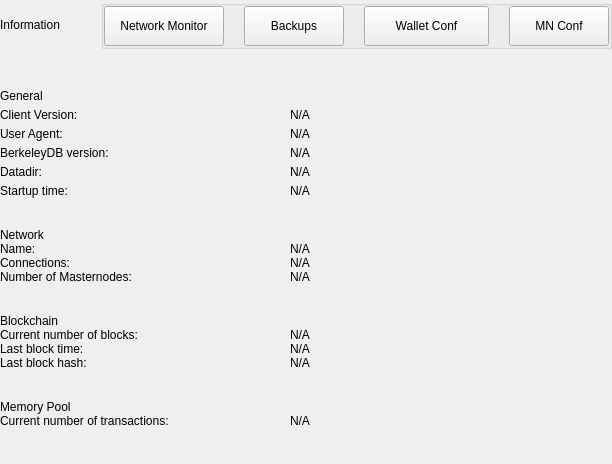
<?xml version="1.0" encoding="UTF-8"?>
<ui version="4.0">
 <class>SettingsInformationWidget</class>
 <widget class="QWidget" name="SettingsInformationWidget">
  <property name="geometry">
   <rect>
    <x>0</x>
    <y>0</y>
    <width>612</width>
    <height>464</height>
   </rect>
  </property>
  <property name="windowTitle">
   <string>Form</string>
  </property>
  <layout class="QVBoxLayout" name="verticalLayout">
   <property name="spacing">
    <number>0</number>
   </property>
   <property name="leftMargin">
    <number>0</number>
   </property>
   <property name="topMargin">
    <number>0</number>
   </property>
   <property name="rightMargin">
    <number>0</number>
   </property>
   <property name="bottomMargin">
    <number>0</number>
   </property>
   <item>
    <widget class="QWidget" name="left" native="true">
     <layout class="QVBoxLayout" name="verticalLayout_3">
      <property name="leftMargin">
       <number>0</number>
      </property>
      <property name="topMargin">
       <number>0</number>
      </property>
      <property name="rightMargin">
       <number>0</number>
      </property>
      <property name="bottomMargin">
       <number>0</number>
      </property>
      <item>
       <layout class="QVBoxLayout" name="verticalLayout_2">
        <property name="spacing">
         <number>0</number>
        </property>
        <item>
         <layout class="QHBoxLayout" name="horizontalLayout_3">
          <property name="spacing">
           <number>0</number>
          </property>
          <item>
           <widget class="QLabel" name="labelTitle">
            <property name="text">
             <string>Information</string>
            </property>
           </widget>
          </item>
          <item>
           <spacer name="horizontalSpacer">
            <property name="orientation">
             <enum>Qt::Horizontal</enum>
            </property>
            <property name="sizeHint" stdset="0">
             <size>
              <width>40</width>
              <height>20</height>
             </size>
            </property>
           </spacer>
          </item>
          <item>
           <widget class="QGroupBox" name="groupBox">
            <property name="title">
             <string/>
            </property>
            <layout class="QHBoxLayout" name="horizontalLayout_4">
             <property name="spacing">
              <number>20</number>
             </property>
             <property name="leftMargin">
              <number>0</number>
             </property>
             <property name="topMargin">
              <number>0</number>
             </property>
             <property name="rightMargin">
              <number>0</number>
             </property>
             <property name="bottomMargin">
              <number>0</number>
             </property>
             <item>
              <widget class="QPushButton" name="pushButtonNetworkMonitor">
               <property name="minimumSize">
                <size>
                 <width>120</width>
                 <height>40</height>
                </size>
               </property>
               <property name="maximumSize">
                <size>
                 <width>16777215</width>
                 <height>40</height>
                </size>
               </property>
               <property name="focusPolicy">
                <enum>Qt::NoFocus</enum>
               </property>
               <property name="text">
                <string>Network Monitor</string>
               </property>
              </widget>
             </item>
             <item>
              <widget class="QPushButton" name="pushButtonBackups">
               <property name="minimumSize">
                <size>
                 <width>100</width>
                 <height>40</height>
                </size>
               </property>
               <property name="maximumSize">
                <size>
                 <width>100</width>
                 <height>40</height>
                </size>
               </property>
               <property name="focusPolicy">
                <enum>Qt::NoFocus</enum>
               </property>
               <property name="text">
                <string>Backups</string>
               </property>
               <property name="checkable">
                <bool>false</bool>
               </property>
               <property name="autoExclusive">
                <bool>false</bool>
               </property>
              </widget>
             </item>
             <item>
              <widget class="QPushButton" name="pushButtonFile">
               <property name="minimumSize">
                <size>
                 <width>125</width>
                 <height>40</height>
                </size>
               </property>
               <property name="maximumSize">
                <size>
                 <width>125</width>
                 <height>40</height>
                </size>
               </property>
               <property name="focusPolicy">
                <enum>Qt::NoFocus</enum>
               </property>
               <property name="text">
                <string>Wallet Conf</string>
               </property>
               <property name="checkable">
                <bool>false</bool>
               </property>
               <property name="checked">
                <bool>false</bool>
               </property>
               <property name="autoExclusive">
                <bool>false</bool>
               </property>
              </widget>
             </item>
             <item>
              <widget class="QPushButton" name="pushButtonMNFile">
               <property name="minimumSize">
                <size>
                 <width>100</width>
                 <height>40</height>
                </size>
               </property>
               <property name="maximumSize">
                <size>
                 <width>100</width>
                 <height>40</height>
                </size>
               </property>
               <property name="focusPolicy">
                <enum>Qt::NoFocus</enum>
               </property>
               <property name="text">
                <string>MN Conf</string>
               </property>
               <property name="checkable">
                <bool>false</bool>
               </property>
               <property name="checked">
                <bool>false</bool>
               </property>
               <property name="autoExclusive">
                <bool>false</bool>
               </property>
              </widget>
             </item>
            </layout>
           </widget>
          </item>
         </layout>
        </item>
        <item>
         <spacer name="verticalSpacer_2">
          <property name="orientation">
           <enum>Qt::Vertical</enum>
          </property>
          <property name="sizeType">
           <enum>QSizePolicy::Fixed</enum>
          </property>
          <property name="sizeHint" stdset="0">
           <size>
            <width>20</width>
            <height>40</height>
           </size>
          </property>
         </spacer>
        </item>
        <item>
         <widget class="QWidget" name="layoutOptions1" native="true">
          <layout class="QVBoxLayout" name="verticalLayout_9">
           <property name="spacing">
            <number>5</number>
           </property>
           <property name="leftMargin">
            <number>0</number>
           </property>
           <property name="topMargin">
            <number>0</number>
           </property>
           <property name="rightMargin">
            <number>0</number>
           </property>
           <property name="bottomMargin">
            <number>10</number>
           </property>
           <item>
            <widget class="QLabel" name="labelTitleGeneral">
             <property name="text">
              <string>General</string>
             </property>
            </widget>
           </item>
           <item>
            <layout class="QHBoxLayout" name="horizontalLayout" stretch="0,1">
             <property name="spacing">
              <number>0</number>
             </property>
             <item>
              <widget class="QLabel" name="labelTitleClient">
               <property name="minimumSize">
                <size>
                 <width>290</width>
                 <height>0</height>
                </size>
               </property>
               <property name="maximumSize">
                <size>
                 <width>290</width>
                 <height>16777215</height>
                </size>
               </property>
               <property name="text">
                <string>Client Version:</string>
               </property>
              </widget>
             </item>
             <item>
              <widget class="QLabel" name="labelInfoClient">
               <property name="cursor">
                <cursorShape>IBeamCursor</cursorShape>
               </property>
               <property name="text">
                <string notr="true">N/A</string>
               </property>
               <property name="textInteractionFlags">
                <set>Qt::LinksAccessibleByMouse|Qt::TextSelectableByKeyboard|Qt::TextSelectableByMouse</set>
               </property>
              </widget>
             </item>
            </layout>
           </item>
           <item>
            <layout class="QHBoxLayout" name="horizontalAgent" stretch="0,1">
             <property name="spacing">
              <number>0</number>
             </property>
             <item>
              <widget class="QLabel" name="labelTitleAgent">
               <property name="minimumSize">
                <size>
                 <width>290</width>
                 <height>0</height>
                </size>
               </property>
               <property name="maximumSize">
                <size>
                 <width>290</width>
                 <height>16777215</height>
                </size>
               </property>
               <property name="text">
                <string>User Agent:</string>
               </property>
              </widget>
             </item>
             <item>
              <widget class="QLabel" name="labelInfoAgent">
               <property name="cursor">
                <cursorShape>IBeamCursor</cursorShape>
               </property>
               <property name="text">
                <string notr="true">N/A</string>
               </property>
               <property name="textInteractionFlags">
                <set>Qt::LinksAccessibleByMouse|Qt::TextSelectableByKeyboard|Qt::TextSelectableByMouse</set>
               </property>
              </widget>
             </item>
            </layout>
           </item>
           <item>
            <layout class="QHBoxLayout" name="horizontalBerkely" stretch="0,1">
             <property name="spacing">
              <number>0</number>
             </property>
             <item>
              <widget class="QLabel" name="labelTitleBerkeley">
               <property name="minimumSize">
                <size>
                 <width>290</width>
                 <height>0</height>
                </size>
               </property>
               <property name="maximumSize">
                <size>
                 <width>290</width>
                 <height>16777215</height>
                </size>
               </property>
               <property name="text">
                <string>BerkeleyDB version:</string>
               </property>
              </widget>
             </item>
             <item>
              <widget class="QLabel" name="labelInfoBerkeley">
               <property name="cursor">
                <cursorShape>IBeamCursor</cursorShape>
               </property>
               <property name="text">
                <string notr="true">N/A</string>
               </property>
               <property name="textInteractionFlags">
                <set>Qt::LinksAccessibleByMouse|Qt::TextSelectableByKeyboard|Qt::TextSelectableByMouse</set>
               </property>
              </widget>
             </item>
            </layout>
           </item>
           <item>
            <layout class="QHBoxLayout" name="horizontalDataDir" stretch="0,1">
             <property name="spacing">
              <number>0</number>
             </property>
             <item>
              <widget class="QLabel" name="labelTitleDataDir">
               <property name="minimumSize">
                <size>
                 <width>290</width>
                 <height>0</height>
                </size>
               </property>
               <property name="maximumSize">
                <size>
                 <width>290</width>
                 <height>16777215</height>
                </size>
               </property>
               <property name="text">
                <string>Datadir:</string>
               </property>
              </widget>
             </item>
             <item>
              <widget class="QLabel" name="labelInfoDataDir">
               <property name="cursor">
                <cursorShape>IBeamCursor</cursorShape>
               </property>
               <property name="text">
                <string notr="true">N/A</string>
               </property>
               <property name="wordWrap">
                <bool>true</bool>
               </property>
               <property name="textInteractionFlags">
                <set>Qt::LinksAccessibleByMouse|Qt::TextSelectableByKeyboard|Qt::TextSelectableByMouse</set>
               </property>
              </widget>
             </item>
            </layout>
           </item>
           <item>
            <layout class="QHBoxLayout" name="horizontalTime" stretch="0,1">
             <property name="spacing">
              <number>0</number>
             </property>
             <item>
              <widget class="QLabel" name="labelTitleTime">
               <property name="minimumSize">
                <size>
                 <width>290</width>
                 <height>0</height>
                </size>
               </property>
               <property name="maximumSize">
                <size>
                 <width>290</width>
                 <height>16777215</height>
                </size>
               </property>
               <property name="text">
                <string>Startup time:</string>
               </property>
              </widget>
             </item>
             <item>
              <widget class="QLabel" name="labelInfoTime">
               <property name="cursor">
                <cursorShape>IBeamCursor</cursorShape>
               </property>
               <property name="text">
                <string notr="true">N/A</string>
               </property>
               <property name="textInteractionFlags">
                <set>Qt::LinksAccessibleByMouse|Qt::TextSelectableByKeyboard|Qt::TextSelectableByMouse</set>
               </property>
              </widget>
             </item>
            </layout>
           </item>
          </layout>
         </widget>
        </item>
        <item>
         <spacer name="verticalSpacer_3">
          <property name="orientation">
           <enum>Qt::Vertical</enum>
          </property>
          <property name="sizeType">
           <enum>QSizePolicy::Minimum</enum>
          </property>
          <property name="sizeHint" stdset="0">
           <size>
            <width>20</width>
            <height>20</height>
           </size>
          </property>
         </spacer>
        </item>
        <item>
         <widget class="QLabel" name="labelTitleNetwork">
          <property name="text">
           <string>Network</string>
          </property>
         </widget>
        </item>
        <item>
         <layout class="QHBoxLayout" name="horizontalName" stretch="0,1">
          <property name="spacing">
           <number>0</number>
          </property>
          <item>
           <widget class="QLabel" name="labelTitleName">
            <property name="minimumSize">
             <size>
              <width>290</width>
              <height>0</height>
             </size>
            </property>
            <property name="maximumSize">
             <size>
              <width>290</width>
              <height>16777215</height>
             </size>
            </property>
            <property name="text">
             <string>Name:</string>
            </property>
           </widget>
          </item>
          <item>
           <widget class="QLabel" name="labelInfoName">
            <property name="cursor">
             <cursorShape>IBeamCursor</cursorShape>
            </property>
            <property name="text">
             <string notr="true">N/A</string>
            </property>
            <property name="textInteractionFlags">
             <set>Qt::LinksAccessibleByMouse|Qt::TextSelectableByKeyboard|Qt::TextSelectableByMouse</set>
            </property>
           </widget>
          </item>
         </layout>
        </item>
        <item>
         <layout class="QHBoxLayout" name="horizontalConnections" stretch="0,1">
          <property name="spacing">
           <number>0</number>
          </property>
          <item>
           <widget class="QLabel" name="labelTitleConnections">
            <property name="minimumSize">
             <size>
              <width>290</width>
              <height>0</height>
             </size>
            </property>
            <property name="maximumSize">
             <size>
              <width>290</width>
              <height>16777215</height>
             </size>
            </property>
            <property name="text">
             <string>Connections:</string>
            </property>
           </widget>
          </item>
          <item>
           <widget class="QLabel" name="labelInfoConnections">
            <property name="cursor">
             <cursorShape>IBeamCursor</cursorShape>
            </property>
            <property name="text">
             <string notr="true">N/A</string>
            </property>
            <property name="textInteractionFlags">
             <set>Qt::LinksAccessibleByMouse|Qt::TextSelectableByKeyboard|Qt::TextSelectableByMouse</set>
            </property>
           </widget>
          </item>
         </layout>
        </item>
        <item>
         <widget class="QWidget" name="layoutOptions2" native="true">
          <layout class="QHBoxLayout" name="horizontalMasternodes" stretch="0,1">
           <property name="spacing">
            <number>0</number>
           </property>
           <property name="leftMargin">
            <number>0</number>
           </property>
           <property name="topMargin">
            <number>0</number>
           </property>
           <property name="rightMargin">
            <number>0</number>
           </property>
           <property name="bottomMargin">
            <number>10</number>
           </property>
           <item>
            <widget class="QLabel" name="labelTitleMasternodes">
             <property name="minimumSize">
              <size>
               <width>290</width>
               <height>0</height>
              </size>
             </property>
             <property name="maximumSize">
              <size>
               <width>290</width>
               <height>16777215</height>
              </size>
             </property>
             <property name="text">
              <string>Number of Masternodes:</string>
             </property>
            </widget>
           </item>
           <item>
            <widget class="QLabel" name="labelInfoMasternodes">
             <property name="cursor">
              <cursorShape>IBeamCursor</cursorShape>
             </property>
             <property name="text">
              <string notr="true">N/A</string>
             </property>
             <property name="textInteractionFlags">
              <set>Qt::LinksAccessibleByMouse|Qt::TextSelectableByKeyboard|Qt::TextSelectableByMouse</set>
             </property>
            </widget>
           </item>
          </layout>
         </widget>
        </item>
        <item>
         <spacer name="verticalSpacer_4">
          <property name="orientation">
           <enum>Qt::Vertical</enum>
          </property>
          <property name="sizeType">
           <enum>QSizePolicy::Minimum</enum>
          </property>
          <property name="sizeHint" stdset="0">
           <size>
            <width>20</width>
            <height>20</height>
           </size>
          </property>
         </spacer>
        </item>
        <item>
         <widget class="QLabel" name="labelTitleBlockchain">
          <property name="text">
           <string>Blockchain</string>
          </property>
         </widget>
        </item>
        <item>
         <layout class="QHBoxLayout" name="horizontalBlockNumber" stretch="0,1">
          <property name="spacing">
           <number>0</number>
          </property>
          <item>
           <widget class="QLabel" name="labelTitleBlockNumber">
            <property name="minimumSize">
             <size>
              <width>290</width>
              <height>0</height>
             </size>
            </property>
            <property name="maximumSize">
             <size>
              <width>290</width>
              <height>16777215</height>
             </size>
            </property>
            <property name="text">
             <string>Current number of blocks:</string>
            </property>
           </widget>
          </item>
          <item>
           <widget class="QLabel" name="labelInfoBlockNumber">
            <property name="cursor">
             <cursorShape>IBeamCursor</cursorShape>
            </property>
            <property name="text">
             <string notr="true">N/A</string>
            </property>
            <property name="textInteractionFlags">
             <set>Qt::LinksAccessibleByMouse|Qt::TextSelectableByKeyboard|Qt::TextSelectableByMouse</set>
            </property>
           </widget>
          </item>
         </layout>
        </item>
        <item>
         <layout class="QHBoxLayout" name="horizontalBlockTime" stretch="0,1">
          <property name="spacing">
           <number>0</number>
          </property>
          <item>
           <widget class="QLabel" name="labelTitleBlockTime">
            <property name="minimumSize">
             <size>
              <width>290</width>
              <height>0</height>
             </size>
            </property>
            <property name="maximumSize">
             <size>
              <width>290</width>
              <height>16777215</height>
             </size>
            </property>
            <property name="text">
             <string>Last block time:</string>
            </property>
           </widget>
          </item>
          <item>
           <widget class="QLabel" name="labelInfoBlockTime">
            <property name="cursor">
             <cursorShape>IBeamCursor</cursorShape>
            </property>
            <property name="text">
             <string notr="true">N/A</string>
            </property>
            <property name="textInteractionFlags">
             <set>Qt::LinksAccessibleByMouse|Qt::TextSelectableByKeyboard|Qt::TextSelectableByMouse</set>
            </property>
           </widget>
          </item>
         </layout>
        </item>
        <item>
         <widget class="QWidget" name="layoutOptions3" native="true">
          <layout class="QHBoxLayout" name="horizontalBlockHash" stretch="0,1">
           <property name="spacing">
            <number>0</number>
           </property>
           <property name="leftMargin">
            <number>0</number>
           </property>
           <property name="topMargin">
            <number>0</number>
           </property>
           <property name="rightMargin">
            <number>0</number>
           </property>
           <property name="bottomMargin">
            <number>10</number>
           </property>
           <item>
            <widget class="QLabel" name="labelTitleBlockHash">
             <property name="minimumSize">
              <size>
               <width>290</width>
               <height>0</height>
              </size>
             </property>
             <property name="maximumSize">
              <size>
               <width>290</width>
               <height>16777215</height>
              </size>
             </property>
             <property name="text">
              <string>Last block hash:</string>
             </property>
            </widget>
           </item>
           <item>
            <widget class="QLabel" name="labelInfoBlockHash">
             <property name="cursor">
              <cursorShape>IBeamCursor</cursorShape>
             </property>
             <property name="text">
              <string notr="true">N/A</string>
             </property>
             <property name="textInteractionFlags">
              <set>Qt::LinksAccessibleByMouse|Qt::TextSelectableByKeyboard|Qt::TextSelectableByMouse</set>
             </property>
            </widget>
           </item>
          </layout>
         </widget>
        </item>
        <item>
         <spacer name="verticalSpacer_5">
          <property name="orientation">
           <enum>Qt::Vertical</enum>
          </property>
          <property name="sizeType">
           <enum>QSizePolicy::Fixed</enum>
          </property>
          <property name="sizeHint" stdset="0">
           <size>
            <width>20</width>
            <height>20</height>
           </size>
          </property>
         </spacer>
        </item>
        <item>
         <widget class="QLabel" name="labelTitleMemory">
          <property name="text">
           <string>Memory Pool</string>
          </property>
         </widget>
        </item>
        <item>
         <layout class="QHBoxLayout" name="horizontalNumberTransactions" stretch="0,1">
          <property name="spacing">
           <number>0</number>
          </property>
          <item>
           <widget class="QLabel" name="labelTitleNumberTransactions">
            <property name="minimumSize">
             <size>
              <width>290</width>
              <height>0</height>
             </size>
            </property>
            <property name="maximumSize">
             <size>
              <width>290</width>
              <height>16777215</height>
             </size>
            </property>
            <property name="text">
             <string>Current number of transactions:</string>
            </property>
           </widget>
          </item>
          <item>
           <widget class="QLabel" name="labelInfoNumberTransactions">
            <property name="text">
             <string notr="true">N/A</string>
            </property>
           </widget>
          </item>
         </layout>
        </item>
        <item>
         <spacer name="verticalSpacer">
          <property name="orientation">
           <enum>Qt::Vertical</enum>
          </property>
          <property name="sizeHint" stdset="0">
           <size>
            <width>20</width>
            <height>40</height>
           </size>
          </property>
         </spacer>
        </item>
       </layout>
      </item>
     </layout>
    </widget>
   </item>
  </layout>
 </widget>
 <resources/>
 <connections/>
</ui>
